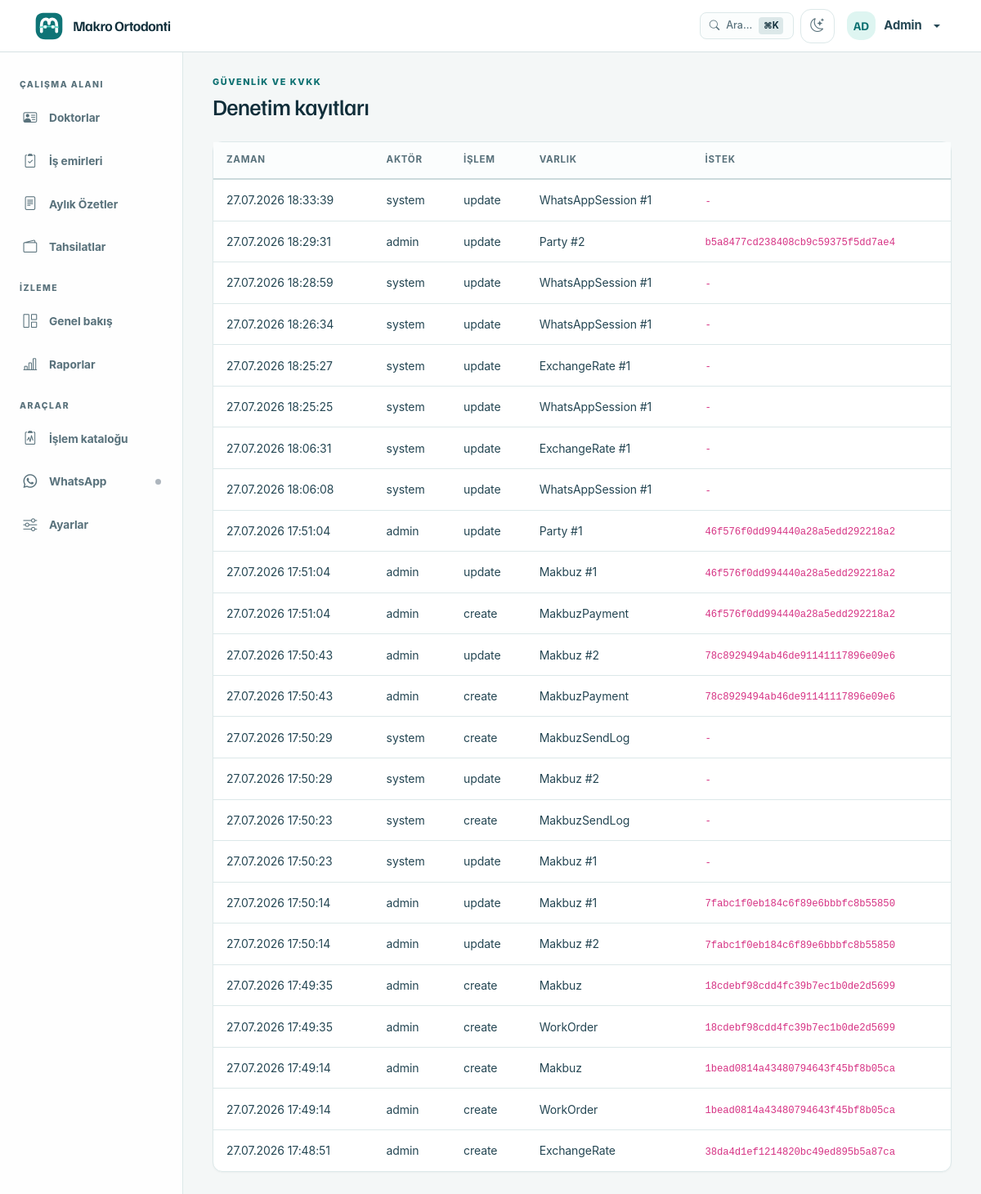
Screenshot of /privacy/audit (signed in) with the database file from the repository.
### app/models/models.py (models this page shows, shortened)
class User(UserMixin, Base, TimestampMixin):
    __tablename__ = "users"
    id: Mapped[int] = mapped_column(Integer, primary_key=True, autoincrement=True)
    username: Mapped[str] = mapped_column(String(50), nullable=False, unique=True, index=True)
    password_hash: Mapped[str] = mapped_column(String(256), nullable=False)
    full_name: Mapped[str] = mapped_column(String(150), nullable=False)
    role: Mapped[str] = mapped_column(String(20), nullable=False, default="staff", index=True)
    is_active: Mapped[bool] = mapped_column(Boolean, default=True, nullable=False)
    last_login: Mapped[datetime | None] = mapped_column(DateTime, nullable=True)
    api_token_hash: Mapped[str | None] = mapped_column(String(64), nullable=True, unique=True, index=True)
    ROLE_ADMIN = "admin"
    ROLE_STAFF = "staff"
    VALID_ROLES = [ROLE_ADMIN, ROLE_STAFF]

class AuditLog(Base):
    __tablename__ = "audit_logs"
    id: Mapped[int] = mapped_column(Integer, primary_key=True, autoincrement=True)
    occurred_at: Mapped[datetime] = mapped_column(DateTime, nullable=False, default=lambda: datetime.now().astimezone(), index=True)
    actor_user_id: Mapped[int | None] = mapped_column(Integer, ForeignKey("users.id"), nullable=True, index=True)
    actor_username: Mapped[str | None] = mapped_column(String(100), nullable=True)
    action: Mapped[str] = mapped_column(String(20), nullable=False, index=True)
    entity_type: Mapped[str] = mapped_column(String(100), nullable=False, index=True)
    entity_id: Mapped[str | None] = mapped_column(String(100), nullable=True, index=True)
    request_id: Mapped[str | None] = mapped_column(String(64), nullable=True, index=True)
    ip_address: Mapped[str | None] = mapped_column(String(50), nullable=True)
    endpoint: Mapped[str | None] = mapped_column(String(150), nullable=True)
    changes_json: Mapped[str | None] = mapped_column(Text, nullable=True)
    actor: Mapped["User | None"] = relationship(lazy="joined")

### app/routes/privacy.py (the view)
@privacy_bp.get("/audit")
@login_required
@permissions_required("privacy.audit")
def audit_index():
    page = max(request.args.get("page", 1, type=int), 1)
    pagination = db.paginate(
        db.select(AuditLog).order_by(AuditLog.occurred_at.desc()),
        page=page, per_page=50, max_per_page=100, error_out=False,
    )
    return render_template("privacy/audit.html", pagination=pagination, audit_rows=pagination.items)

### app/__init__.py (called while the page is built, shortened)
def _get_cached_setting(key: str, default: str = "") -> str:
    now = time.monotonic()
    cached = _settings_cache.get(key)
    if cached and (now - cached[0]) < _SETTINGS_CACHE_TTL:
        return cached[1]

### app/authz.py (called while the page is built)
def has_permission(user, permission: str) -> bool:
    permissions = ROLE_PERMISSIONS.get(getattr(user, "role", None), frozenset())
    return "*" in permissions or permission in permissions

def permissions_required(*permissions: str):
    def decorator(view_func):
        @wraps(view_func)
        def wrapped(*args, **kwargs):
            if not current_user.is_authenticated:
                return redirect(url_for("auth.login"))
            if not all(has_permission(current_user, permission) for permission in permissions):
                flash("Bu işlem için yetkiniz bulunmuyor.", "danger")
                return redirect(url_for("dashboard.index"))
            return view_func(*args, **kwargs)
        return wrapped
    return decorator

### app/services/exchange_service.py (called while the page is built, shortened)
def get_rate_health(max_age_days: int = 2) -> dict:
    latest = db.session.execute(
        db.select(ExchangeRate)
        .order_by(ExchangeRate.rate_date.desc())
        .limit(1)
    ).scalar_one_or_none()
    age_days = (date.today() - latest.rate_date).days
    return {
        "exists": True,
        "is_stale": age_days > max_age_days,
        "age_days": age_days,
        "last_date": latest.rate_date,
        "last_rate": Decimal(str(latest.eur_to_try)),
    }

def ensure_daily_rate(max_age_days: int = 2) -> dict:
    global _last_auto_check_date
    today = date.today()
    if _last_auto_check_date == today:
        return get_rate_health(max_age_days=max_age_days)

### app/services/whatsapp_service.py (called while the page is built)
    @classmethod
    def quick_state(cls) -> str:
        with cls._state_lock:
            if cls._connected:
                return "connected"
            if cls._thread is not None and cls._thread.is_alive():
                return "connecting"
            return "disconnected"

### app/user_loader.py (called while the page is built)
@login_manager.user_loader
def load_user(user_id: str) -> User | None:
    return db.session.get(User, int(user_id))

### app/templates/privacy/audit.html (shortened to what this page needs)
{% extends "base.html" %}
{% block content %}
<div class="page-header mb-4"><div><span class="page-eyebrow">Güvenlik ve KVKK</span><h1 class="h3 mb-0">Denetim kayıtları</h1></div></div>
<div class="card"><div class="table-responsive"><table class="table align-middle mb-0">
  <thead><tr><th>Zaman</th><th>Aktör</th><th>İşlem</th><th>Varlık</th><th>İstek</th></tr></thead>
  <tbody>{% for row in audit_rows %}<tr><td>{{ row.occurred_at.strftime('%d.%m.%Y %H:%M:%S') }}</td><td>{{ row.actor_username or 'system' }}</td><td>{{ row.action }}</td><td>{{ row.entity_type }}{% if row.entity_id %} #{{ row.entity_id }}{% endif %}</td><td><code>{{ row.request_id or '-' }}</code></td></tr>{% else %}<tr><td colspan="5" class="empty-state">Henüz denetim kaydı yok.</td></tr>{% endfor %}</tbody>
</table></div></div>
{% endblock %}

### app/templates/components/navbar.html (shortened to what this page needs)
<nav class="navbar fixed-top" aria-label="Üst menü">
    <div class="container-fluid">
        <a class="navbar-brand d-flex align-items-center" href="{{ url_for('dashboard.index') }}" aria-label="{{ clinic_name }} ana sayfa">
            <span class="brand-mark" aria-hidden="true"></span>
            <span class="brand-copy"><span>{{ clinic_name }}</span></span>
        </a>
        <ul class="navbar-nav ms-auto flex-row align-items-center gap-2">
                {% if current_user.is_authenticated %}
                <li class="nav-item">
                    <button class="cmd-k-trigger" type="button" data-bs-toggle="modal" data-bs-target="#commandPaletteModal" title="Hızlı Arama (Cmd+K)">
                        <i class="bi bi-search"></i>
                        <span class="d-none d-sm-inline">Ara...</span>
                        <span class="cmd-k-badge">⌘K</span>
                    </button>
                </li>
                <li class="nav-item">
                    <button class="theme-toggle" type="button" aria-label="Tema değiştir" title="Açık/Koyu tema">
                        <i class="bi bi-moon-stars" aria-hidden="true"></i>
                    </button>
                </li>
                <li class="nav-item dropdown">
                    <a class="nav-link dropdown-toggle user-menu" href="#" data-bs-toggle="dropdown" aria-expanded="false" aria-label="{{ current_user.full_name }} kullanıcı menüsü">
                        <span class="user-avatar" aria-hidden="true">{{ current_user.full_name[:2]|upper }}</span>
                        <span class="user-name">{{ current_user.full_name }}</span>
                    </a>
                </li>
                {% endif %}
        </ul>
    </div>
</nav>

### rows the page displays
User: full_name "AD", full_name "Admin"
AuditLog: occurred_at "27.07.2026 18:33:39", actor_username "system", action "update", entity_type "WhatsAppSession", entity_id "1", request_id "-"
AuditLog: occurred_at "27.07.2026 18:29:31", actor_username "admin", action "update", entity_type "Party", entity_id "2", request "b5a8477cd238408cb9c59375f5dd7ae4"
AuditLog: occurred_at "27.07.2026 18:28:59", actor_username "system", action "update", entity_type "WhatsAppSession", entity_id "1", request_id "-"
AuditLog: occurred_at "27.07.2026 18:26:34", actor_username "system", action "update", entity_type "WhatsAppSession", entity_id "1", request_id "-"
AuditLog: occurred_at "27.07.2026 18:25:27", actor_username "system", action "update", entity_type "ExchangeRate", entity_id "1", request_id "-"
AuditLog: occurred_at "27.07.2026 18:25:25", actor_username "system", action "update", entity_type "WhatsAppSession", entity_id "1", request_id "-"
AuditLog: occurred_at "27.07.2026 18:06:31", actor_username "system", action "update", entity_type "ExchangeRate", entity_id "1", request_id "-"
AuditLog: occurred_at "27.07.2026 18:06:08", actor_username "system", action "update", entity_type "WhatsAppSession", entity_id "1", request_id "-"
AuditLog: occurred_at "27.07.2026 17:51:04", actor_username "admin", action "update", entity_type "Party", entity_id "1", request "46f576f0dd994440a28a5edd292218a2"
AuditLog: occurred_at "27.07.2026 17:51:04", actor_username "admin", action "update", entity_type "Makbuz", entity_id "1", request "46f576f0dd994440a28a5edd292218a2"
AuditLog: occurred_at "27.07.2026 17:51:04", actor_username "admin", action "create", entity_type "MakbuzPayment", request "46f576f0dd994440a28a5edd292218a2"
AuditLog: occurred_at "27.07.2026 17:50:43", actor_username "admin", action "update", entity_type "Makbuz", entity_id "2", request "78c8929494ab46de91141117896e09e6"
AuditLog: occurred_at "27.07.2026 17:50:43", actor_username "admin", action "create", entity_type "MakbuzPayment", request "78c8929494ab46de91141117896e09e6"
AuditLog: occurred_at "27.07.2026 17:50:29", actor_username "system", action "create", entity_type "MakbuzSendLog", request_id "-"
AuditLog: occurred_at "27.07.2026 17:50:29", actor_username "system", action "update", entity_type "Makbuz", entity_id "2", request_id "-"
AuditLog: occurred_at "27.07.2026 17:50:23", actor_username "system", action "create", entity_type "MakbuzSendLog", request_id "-"
AuditLog: occurred_at "27.07.2026 17:50:23", actor_username "system", action "update", entity_type "Makbuz", entity_id "1", request_id "-"
AuditLog: occurred_at "27.07.2026 17:50:14", actor_username "admin", action "update", entity_type "Makbuz", entity_id "1", request "7fabc1f0eb184c6f89e6bbbfc8b55850"
AuditLog: occurred_at "27.07.2026 17:50:14", actor_username "admin", action "update", entity_type "Makbuz", entity_id "2", request "7fabc1f0eb184c6f89e6bbbfc8b55850"
AuditLog: occurred_at "27.07.2026 17:49:35", actor_username "admin", action "create", entity_type "Makbuz", request "18cdebf98cdd4fc39b7ec1b0de2d5699"
AuditLog: occurred_at "27.07.2026 17:49:35", actor_username "admin", action "create", entity_type "WorkOrder", request "18cdebf98cdd4fc39b7ec1b0de2d5699"
AuditLog: occurred_at "27.07.2026 17:49:14", actor_username "admin", action "create", entity_type "Makbuz", request "1bead0814a43480794643f45bf8b05ca"
AuditLog: occurred_at "27.07.2026 17:49:14", actor_username "admin", action "create", entity_type "WorkOrder", request "1bead0814a43480794643f45bf8b05ca"
AuditLog: occurred_at "27.07.2026 17:48:51", actor_username "admin", action "create", entity_type "ExchangeRate", request "38da4d1ef1214820bc49ed895b5a87ca"

### other values shown
{{ clinic_name }} "Makro Ortodonti"
